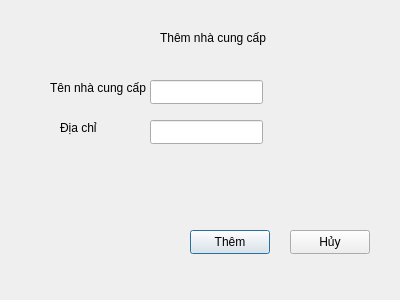
<?xml version="1.0" encoding="UTF-8"?>
<ui version="4.0">
 <class>add_supplier</class>
 <widget class="QDialog" name="add_supplier">
  <property name="geometry">
   <rect>
    <x>0</x>
    <y>0</y>
    <width>400</width>
    <height>300</height>
   </rect>
  </property>
  <property name="windowTitle">
   <string>Dialog</string>
  </property>
  <widget class="QLineEdit" name="le_tenNCC">
   <property name="geometry">
    <rect>
     <x>150</x>
     <y>80</y>
     <width>113</width>
     <height>24</height>
    </rect>
   </property>
  </widget>
  <widget class="QLineEdit" name="le_dia_chi">
   <property name="geometry">
    <rect>
     <x>150</x>
     <y>120</y>
     <width>113</width>
     <height>24</height>
    </rect>
   </property>
  </widget>
  <widget class="QLabel" name="label">
   <property name="geometry">
    <rect>
     <x>50</x>
     <y>80</y>
     <width>101</width>
     <height>16</height>
    </rect>
   </property>
   <property name="text">
    <string>Tên nhà cung cấp</string>
   </property>
  </widget>
  <widget class="QLabel" name="label_2">
   <property name="geometry">
    <rect>
     <x>60</x>
     <y>120</y>
     <width>49</width>
     <height>16</height>
    </rect>
   </property>
   <property name="text">
    <string>Địa chỉ</string>
   </property>
  </widget>
  <widget class="QPushButton" name="pushButton">
   <property name="geometry">
    <rect>
     <x>190</x>
     <y>230</y>
     <width>80</width>
     <height>24</height>
    </rect>
   </property>
   <property name="text">
    <string>Thêm</string>
   </property>
  </widget>
  <widget class="QPushButton" name="pushButton_2">
   <property name="geometry">
    <rect>
     <x>290</x>
     <y>230</y>
     <width>80</width>
     <height>24</height>
    </rect>
   </property>
   <property name="text">
    <string>Hủy</string>
   </property>
  </widget>
  <widget class="QLabel" name="label_3">
   <property name="geometry">
    <rect>
     <x>160</x>
     <y>30</y>
     <width>111</width>
     <height>16</height>
    </rect>
   </property>
   <property name="text">
    <string>Thêm nhà cung cấp</string>
   </property>
  </widget>
 </widget>
 <resources/>
 <connections/>
</ui>
